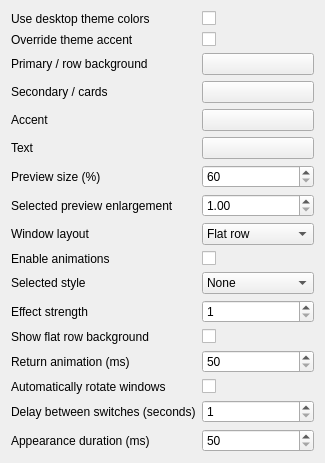
<?xml version='1.0' encoding='utf-8'?>
<ui version="4.0">
  <class>SwitchinatorConfig</class>
  <widget class="QWidget" name="SwitchinatorConfig">
    <layout class="QFormLayout" name="formLayout">
      <item row="0" column="0">
        <widget class="QLabel" name="labelUseTheme">
          <property name="text">
            <string>Use desktop theme colors</string>
          </property>
        </widget>
      </item>
      <item row="0" column="1">
        <widget class="QCheckBox" name="kcfg_UseTheme" />
      </item>
      <item row="1" column="0">
        <widget class="QLabel" name="labelCustomAccent">
          <property name="text">
            <string>Override theme accent</string>
          </property>
        </widget>
      </item>
      <item row="1" column="1">
        <widget class="QCheckBox" name="kcfg_CustomAccent" />
      </item>
      <item row="2" column="0">
        <widget class="QLabel" name="labelPrimaryColor">
          <property name="text">
            <string>Primary / row background</string>
          </property>
        </widget>
      </item>
      <item row="2" column="1">
        <widget class="KColorButton" name="kcfg_PrimaryColor" />
      </item>
      <item row="3" column="0">
        <widget class="QLabel" name="labelSecondaryColor">
          <property name="text">
            <string>Secondary / cards</string>
          </property>
        </widget>
      </item>
      <item row="3" column="1">
        <widget class="KColorButton" name="kcfg_SecondaryColor" />
      </item>
      <item row="4" column="0">
        <widget class="QLabel" name="labelAccentColor">
          <property name="text">
            <string>Accent</string>
          </property>
        </widget>
      </item>
      <item row="4" column="1">
        <widget class="KColorButton" name="kcfg_AccentColor" />
      </item>
      <item row="5" column="0">
        <widget class="QLabel" name="labelTextColor">
          <property name="text">
            <string>Text</string>
          </property>
        </widget>
      </item>
      <item row="5" column="1">
        <widget class="KColorButton" name="kcfg_TextColor" />
      </item>
      <item row="6" column="0">
        <widget class="QLabel" name="labelPreviewSize">
          <property name="text">
            <string>Preview size (%)</string>
          </property>
        </widget>
      </item>
      <item row="6" column="1">
        <widget class="QSpinBox" name="kcfg_PreviewSize">
          <property name="minimum">
            <number>60</number>
          </property>
          <property name="maximum">
            <number>200</number>
          </property>
        </widget>
      </item>
      <item row="7" column="0">
        <widget class="QLabel" name="labelSelectedScale">
          <property name="text">
            <string>Selected preview enlargement</string>
          </property>
        </widget>
      </item>
      <item row="7" column="1">
        <widget class="QDoubleSpinBox" name="kcfg_SelectedScale">
          <property name="minimum">
            <double>1</double>
          </property>
          <property name="maximum">
            <double>3.5</double>
          </property>
          <property name="singleStep">
            <double>0.05</double>
          </property>
        </widget>
      </item>
      <item row="8" column="0">
        <widget class="QLabel" name="labelLayoutMode">
          <property name="text">
            <string>Window layout</string>
          </property>
        </widget>
      </item>
      <item row="8" column="1">
        <widget class="QComboBox" name="kcfg_LayoutMode">
          <item>
            <property name="text">
              <string>Flat row</string>
            </property>
          </item>
          <item>
            <property name="text">
              <string>3D carousel</string>
            </property>
          </item>
        </widget>
      </item>
      <item row="9" column="0">
        <widget class="QLabel" name="labelAnimations">
          <property name="text">
            <string>Enable animations</string>
          </property>
        </widget>
      </item>
      <item row="9" column="1">
        <widget class="QCheckBox" name="kcfg_Animations" />
      </item>
      <item row="10" column="0">
        <widget class="QLabel" name="labelSelectedStyle">
          <property name="text">
            <string>Selected style</string>
          </property>
        </widget>
      </item>
      <item row="10" column="1">
        <widget class="QComboBox" name="kcfg_SelectedStyle">
          <item>
            <property name="text">
              <string>None</string>
            </property>
          </item>
          <item>
            <property name="text">
              <string>Tilt and rocking</string>
            </property>
          </item>
          <item>
            <property name="text">
              <string>Gentle sway</string>
            </property>
          </item>
          <item>
            <property name="text">
              <string>Float</string>
            </property>
          </item>
          <item>
            <property name="text">
              <string>Pulse</string>
            </property>
          </item>
        </widget>
      </item>
      <item row="11" column="0">
        <widget class="QLabel" name="labelStyleStrength">
          <property name="text">
            <string>Effect strength</string>
          </property>
        </widget>
      </item>
      <item row="11" column="1">
        <widget class="QSpinBox" name="kcfg_StyleStrength">
          <property name="minimum">
            <number>1</number>
          </property>
          <property name="maximum">
            <number>15</number>
          </property>
        </widget>
      </item>
      <item row="12" column="0">
        <widget class="QLabel" name="labelShowBackground">
          <property name="text">
            <string>Show flat row background</string>
          </property>
        </widget>
      </item>
      <item row="12" column="1">
        <widget class="QCheckBox" name="kcfg_ShowBackground" />
      </item>
      <item row="13" column="0">
        <widget class="QLabel" name="labelFinishMs">
          <property name="text">
            <string>Return animation (ms)</string>
          </property>
        </widget>
      </item>
      <item row="13" column="1">
        <widget class="QSpinBox" name="kcfg_FinishMs">
          <property name="minimum">
            <number>50</number>
          </property>
          <property name="maximum">
            <number>1200</number>
          </property>
        </widget>
      </item>
      <item row="14" column="0">
        <widget class="QLabel" name="labelAutoRotate">
          <property name="text">
            <string>Automatically rotate windows</string>
          </property>
        </widget>
      </item>
      <item row="14" column="1">
        <widget class="QCheckBox" name="kcfg_AutoRotate" />
      </item>
      <item row="15" column="0">
        <widget class="QLabel" name="labelRotationDelay">
          <property name="text">
            <string>Delay between switches (seconds)</string>
          </property>
        </widget>
      </item>
      <item row="15" column="1">
        <widget class="QSpinBox" name="kcfg_RotationDelay">
          <property name="minimum">
            <number>1</number>
          </property>
          <property name="maximum">
            <number>300</number>
          </property>
        </widget>
      </item>
      <item row="16" column="0">
        <widget class="QLabel" name="labelOpenMs">
          <property name="text">
            <string>Appearance duration (ms)</string>
          </property>
        </widget>
      </item>
      <item row="16" column="1">
        <widget class="QSpinBox" name="kcfg_OpenMs">
          <property name="minimum">
            <number>50</number>
          </property>
          <property name="maximum">
            <number>1000</number>
          </property>
        </widget>
      </item>
    </layout>
  </widget>
  <customwidgets>
    <customwidget>
      <class>KColorButton</class>
      <extends>QPushButton</extends>
      <header>kcolorbutton.h</header>
    </customwidget>
  </customwidgets>
  <resources />
  <connections />
</ui>
